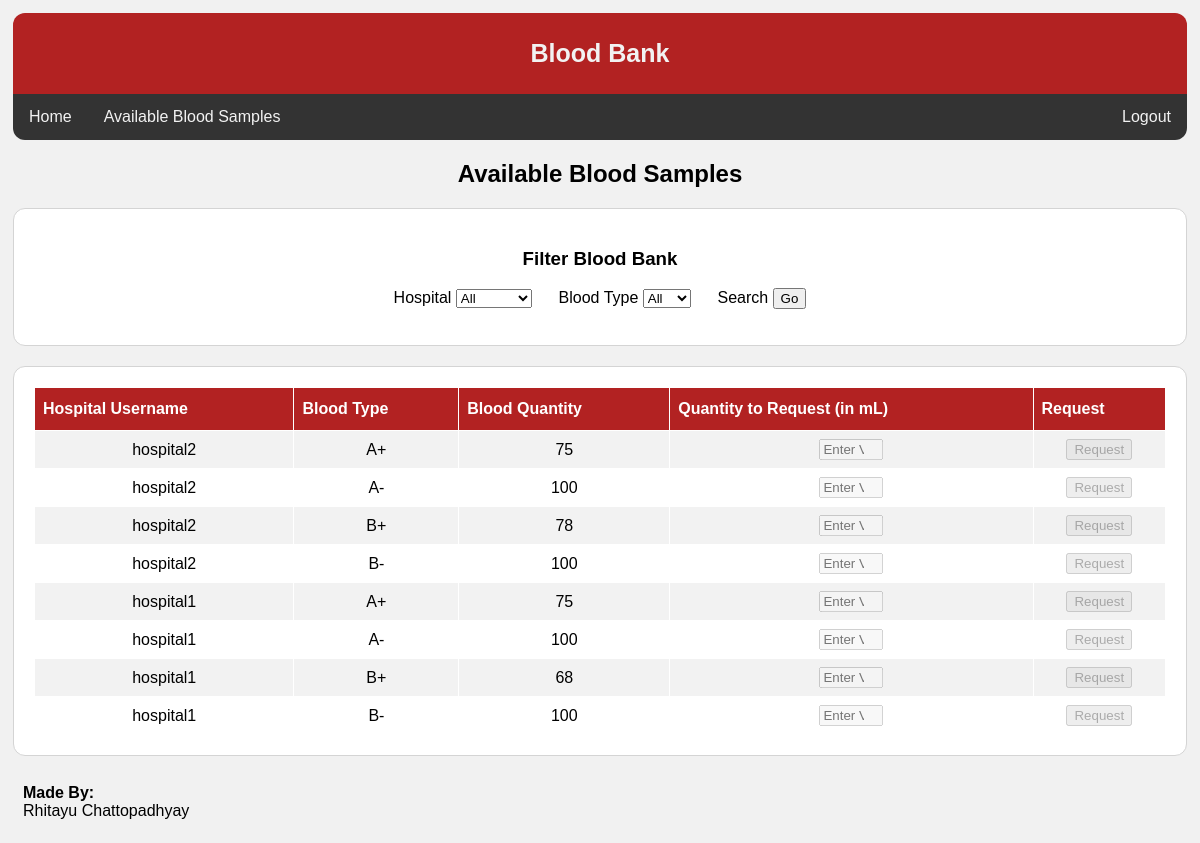
Screenshot of /available_blood.php (signed in) with the database file from the repository.
### tables this page shows
CREATE TABLE `available_blood_bank` (
  `hospital_username` varchar(50) NOT NULL,
  `blood_type` varchar(3) NOT NULL,
  `blood_quantity` int(11) NOT NULL
);

### available_blood.php (called while the page is built, shortened)
<?php
	include('config.php');
	if(isset($_GET['filter'])){
		$filter_hospital = $_GET['filter_hospital'];
		$filter_blood_type = $_GET['filter_blood_type'];
		if($filter_hospital == "all" && $filter_blood_type != "all")
			$query_string = "select * from available_blood_bank where blood_type like '".$filter_blood_type."' ;";
		else if($filter_hospital != "all" && $filter_blood_type == "all")
			$query_string = "select * from available_blood_bank where hospital_username like '".$filter_hospital."' ;";
		else if($filter_hospital != "all" && $filter_blood_type != "all")
			$query_string = "select * from available_blood_bank where hospital_username like '".$filter_hospital."' and  blood_type like '".$filter_blood_type."';";
		else{
			$query_string = "select * from available_blood_bank ;";
		}
	}
	else{
		$query_string = "select * from available_blood_bank ;";
	}
	$result = $conn->query($query_string);
	$num_row = $result->num_rows;
	$rows = $result->fetch_all();
?>
<?php
	include_once('templates/available_blood_layout.php');
	include_once('templates/_footer.php');
?>

### templates/available_blood_layout.php (the view, shortened to what this page needs)
<!DOCTYPE html>
<html>
<head>
	<link rel="stylesheet" href="css/init.css">
	<link rel="stylesheet" href="css/header.css">
	<link rel="stylesheet" href="css/footer.css">
	<link rel="stylesheet" href="css/navigation.css">
	<link rel="stylesheet" href="css/table.css">
	<link rel="stylesheet" href="css/card.css">
</head>
<body>
	<div class="header" style="padding: 1px">
		<h3> Blood Bank </h3>
	</div>
	<div class="topnav">
		<a href="index.php">Home</a>
		<a href="available_blood.php">Available Blood Samples</a>
		<?php
		if($_SESSION['username']){
			print_r("<a href='logout.php?redirect=available_blood' style='float:right'>Logout</a>");
		}
		else{
			print_r("<a href='index.php?redirect=available_blood' style='float:right'>Sign-In</a>");
			print_r("<a href='register.php' style='float:right'>Register</a>");
		}
		?>
	</div>
	<h2 style="text-align: center">Available Blood Samples</h2>
	<div class = "card">
		<h3>Filter Blood Bank</h3>
		<form method="get">
			<p>
				<div class = "form-element" style="display: inline;">
				<label>Hospital</label>
				<select name="filter_hospital" required>
					<option value="all">All</option>
				</select>
			</div>
				<div class = "form-element" style="display: inline;">
				<label>Blood Type</label>
				<select name="filter_blood_type" required>
					<option value="all">All</option>
				</select>
			</div>
			<div class="form-element" style="display: inline;">
				<LABEL>Search</LABEL>
				<button type="submit" name="filter"> Go</button>
			</div>
			</p>
		</form>
	</div>
	<div class="card">
		<form method="post">
			<table id="bloodbank">
			  	<tr>
				    <th>Hospital Username</th>
				    <th>Blood Type</th>
				    <th>Blood Quantity</th>
				    <th>Quantity to Request (in mL)</th>
				    <th>Request</th>
			  	</tr>
			  	<?php
			  		for($x=0; $x<$num_row; $x++){
			  			echo "<tr>";
			  			for($y=0; $y<5; $y++){
			  				echo "<td>";
			  				if($y < 3){
				  				echo $rows[$x][$y];
			  				}
			  				else if($y == 4){
			  					?>
			  					<button type="submit" name="request" value=
			  					<?php echo $x;
										if($_SESSION['user_type'] == "hospital"){
											echo " disabled";
											echo " title='Hospital'";
										}
			  					?>
			  					>Request</button>
			  				<?php
			  				}
			  				else if($y == 3){
			  					?>
			  					<div class = "form-element">
									<input type="number" name=<?php echo "amount" .$x;
										if($_SESSION['user_type'] == "hospital")
											echo " disabled";?> min=1 max="100" placeholder="Enter Value"/>
								</div>
			  					<?php
			  				}
			  				echo "</td>";
			  			}
			  			echo "</tr>";
			  		}
			  	?>
			</table>
		</form>
	</div>

### css/init.css (style rules this page uses)
* { box-sizing: border-box; }
body { font-family: Arial; padding: 5px; background: #f1f1f1; }

### css/header.css (style rules this page uses)
.header { padding: 20px; text-align: center; background: #B22222; color: #f2f2f2; border-top-right-radius: 12px; border-top-left-radius: 12px; }
.header h3 { font-size: 25px; }

### css/navigation.css (style rules this page uses)
.topnav { overflow: hidden; background-color: #333; border-bottom-right-radius: 12px; border-bottom-left-radius: 12px; }
.topnav a { float: left; display: block; color: #f2f2f2; text-align: center; padding: 14px 16px; text-decoration: none; }

### css/table.css (style rules this page uses)
#bloodbank { font-family: Arial, Helvetica, sans-serif; border-collapse: collapse; width: 100%; }
#bloodbank td, #bloodbank th { border: 1px solid #fff; padding: 8px; }
#bloodbank tr:nth-child(even) { background-color: #f2f2f2; }
#bloodbank th { padding-top: 12px; padding-bottom: 12px; text-align: left; background-color: #B22222; color: white }

### css/card.css (style rules this page uses)
.card { background-color: #ffffff; padding: 20px; margin-top: 20px; text-align: center; width: 100%; border-radius: 12px; border-style: solid; border-color: #D4D4D4; border-width: 1.5px; }

### rows the page displays
available_blood_bank: hospital_username "hospital2", blood_type "A+", blood_quantity "75"
available_blood_bank: hospital_username "hospital2", blood_type "A-", blood_quantity "100"
available_blood_bank: hospital_username "hospital2", blood_type "B+", blood_quantity "78"
available_blood_bank: hospital_username "hospital2", blood_type "B-", blood_quantity "100"
available_blood_bank: hospital_username "hospital1", blood_type "A+", blood_quantity "75"
available_blood_bank: hospital_username "hospital1", blood_type "A-", blood_quantity "100"
available_blood_bank: hospital_username "hospital1", blood_type "B+", blood_quantity "68"
available_blood_bank: hospital_username "hospital1", blood_type "B-", blood_quantity "100"
